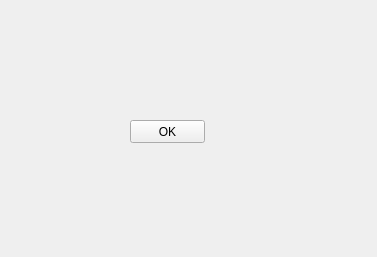
<?xml version="1.0" encoding="UTF-8"?>
<ui version="4.0">
 <class>Form</class>
 <widget class="QWidget" name="Form">
  <property name="geometry">
   <rect>
    <x>0</x>
    <y>0</y>
    <width>377</width>
    <height>257</height>
   </rect>
  </property>
  <property name="windowTitle">
   <string>Form</string>
  </property>
  <widget class="QPushButton" name="pushButton">
   <property name="geometry">
    <rect>
     <x>130</x>
     <y>120</y>
     <width>75</width>
     <height>23</height>
    </rect>
   </property>
   <property name="text">
    <string>OK</string>
   </property>
  </widget>
 </widget>
 <tabstops>
  <tabstop>pushButton</tabstop>
 </tabstops>
 <resources/>
 <connections>
  <connection>
   <sender>pushButton</sender>
   <signal>clicked()</signal>
   <receiver>Form</receiver>
   <slot>close()</slot>
   <hints>
    <hint type="sourcelabel">
     <x>165</x>
     <y>135</y>
    </hint>
    <hint type="destinationlabel">
     <x>163</x>
     <y>207</y>
    </hint>
   </hints>
  </connection>
 </connections>
</ui>
